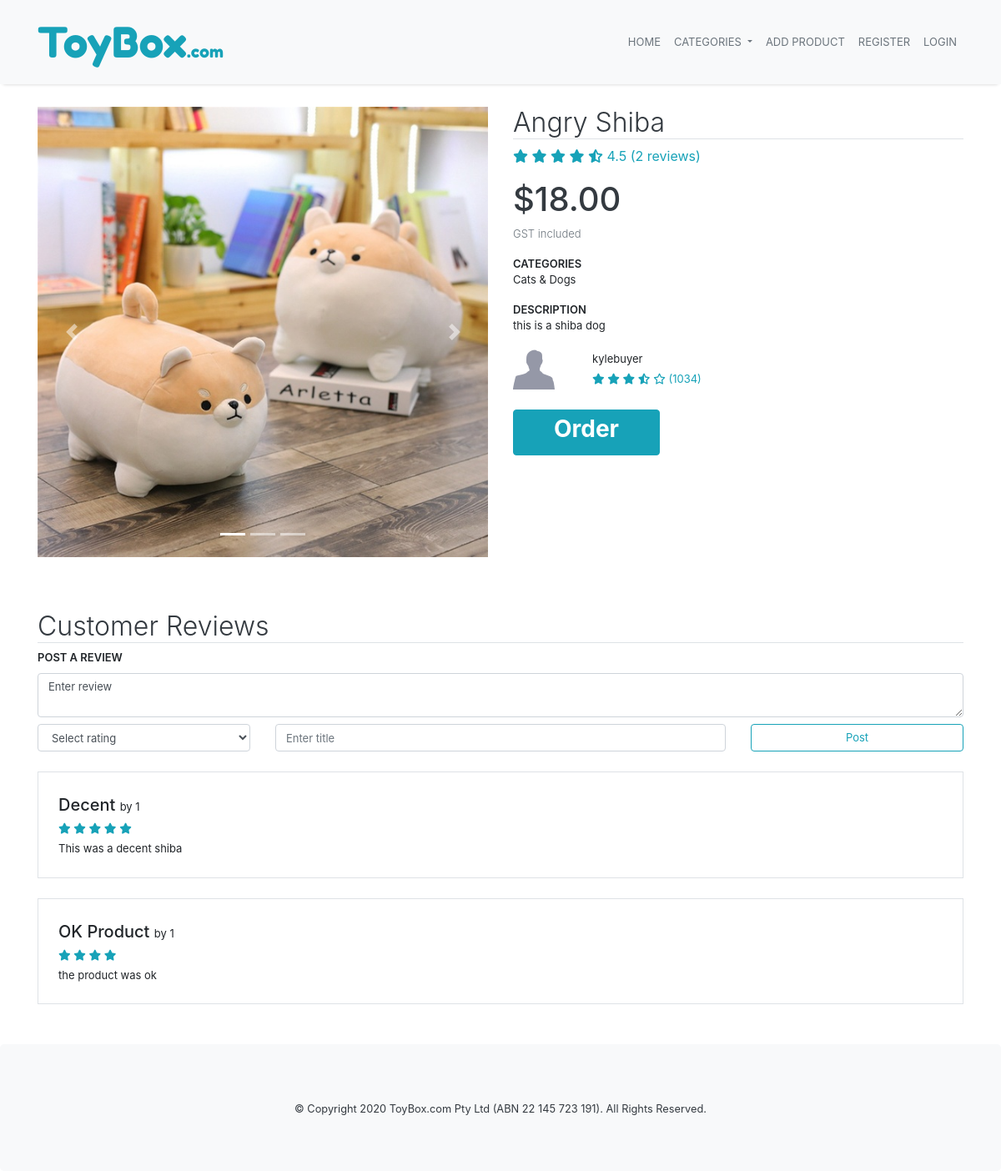
Page /product/1 on the committed database.
### marketplace/models.py (models this page shows, shortened)
class Product(db.Model):
    __tablename__='products'
    id = db.Column(db.Integer, primary_key=True)
    name = db.Column(db.String(100), nullable=False)
    description = db.Column(db.String(500))
    current_stock = db.Column(db.Integer, nullable=False)
    monthly_stock = db.Column(db.Integer, nullable=False)
    price = db.Column(db.Numeric, nullable=False)
    category = db.Column(db.String(50), nullable=False)
    created = db.Column(db.DateTime, default=datetime.now(), nullable=False)
    image_one = db.Column(db.String(400))
    image_two = db.Column(db.String(400))
    image_three = db.Column(db.String(400))
    seller_id = db.Column(db.Integer, db.ForeignKey('users.id'))
    comments = db.relationship('Comment', backref='product') #comments on product

class User(db.Model, UserMixin):
    __tablename__='users'
    id = db.Column(db.Integer, primary_key=True)
    username = db.Column(db.String(30), index=True, unique=True, nullable=False)
    email = db.Column(db.String(100), index=True, unique=True, nullable=False)
    phone = db.Column(db.String(20), nullable=False)
    bank_account = db.Column(db.Integer)
    seller = db.Column(db.Boolean, nullable=False) #determines whether the user is a seller or buyer
    password_hash = db.Column(db.String(255), nullable=False)
    products = db.relationship('Product', backref='user') #products added by user

class Comment(db.Model):
    __tablename__='comments'
    id = db.Column(db.Integer, primary_key=True)
    title = db.Column(db.String(100), nullable=False)
    text = db.Column(db.String(500))
    rating = db.Column(db.Float, nullable=False)
    created = db.Column(db.DateTime, default=datetime.now(), nullable=False)
    user_id = db.Column(db.Integer, db.ForeignKey('users.id'))
    product_id = db.Column(db.Integer, db.ForeignKey('products.id'))

### marketplace/products.py (the view)
@bp.route('/<id>')
def view(id):
    product = Product.query.filter_by(id=id).first()
    if (not product): #if product doesnt exist then 404
        return render_template('404.html')
    roundedPrice = round(product.price, 2)
    rating = 0
    index = 0
    for comment in product.comments:
        rating += comment.rating
        index += 1
    if index > 0:
        rating = round(rating/index, 2)
    else:
        rating = 'N/A'
    seller = User.query.filter_by(id=product.seller_id).first()
    return render_template('product.html', product=product, roundedPrice = roundedPrice, rating=rating, reviewCount=index, seller=seller)

### marketplace/templates/product.html (shortened to what this page needs)
{% extends 'base.html' %}
{% block content %}
<div class="container">
    <div class="row content-container mb-5">
        <div class="col-md-6">
            <div id="carouselExampleIndicators" class="carousel slide mb-3" data-ride="carousel">
                <ol class="carousel-indicators">
                    <li data-target="#carouselExampleIndicators" data-slide-to="0" class="active"></li>
                    <li data-target="#carouselExampleIndicators" data-slide-to="1"></li>
                    <li data-target="#carouselExampleIndicators" data-slide-to="2"></li>
                </ol>
                <div class="carousel-inner">
                    <div class="carousel-item active">
                        <img class="d-block w-100" src="../static/img/shiba.jpg" alt="First slide">
                    </div>
                </div>
                <a class="carousel-control-prev" href="#carouselExampleIndicators" role="button" data-slide="prev">
                    <span class="carousel-control-prev-icon" aria-hidden="true"></span>
                </a>
                <a class="carousel-control-next" href="#carouselExampleIndicators" role="button" data-slide="next">
                    <span class="carousel-control-next-icon" aria-hidden="true"></span>
                </a>
            </div>
        </div>
        <div class="col-md-6">
            <h2 class="text-dark font-weight-light border-bottom">{{ product.name }}</h2>
            <div class="text-info">
                <i class="fas fa-star"></i> <i class="fas fa-star"></i> <i class="fas fa-star"></i> <i
                    class="fas fa-star"></i> <i class="fas fa-star-half-alt"></i> {{ rating }} ({{ reviewCount }} reviews)
            </div>
            <h1 class="text-dark mt-3">${{ roundedPrice }}</h1>
            <div class="small-font form-head text-muted font-weight-light">GST included</div>
            <div class="small-font form-head mt-3">CATEGORIES</div>
            <p class="small-font">{{ product.category }}</p>
            <div class="small-font form-head mt-3">DESCRIPTION</div>
            <p class="small-font">{{ product.description }}</p>
            <div class="row mt-2">
                <div class="col-2">
                    <img class="" src="../static/img/genericman.jpg" height="50px" width="50px">
                </div>
                <div class="col">
                    <span class="small-font">{{ seller.username }}<br>
                        <span class="text-info">
                            <i class="fas fa-star"></i> <i class="fas fa-star"></i> <i class="fas fa-star"></i> <i
                                class="fas fa-star-half-alt"></i> <i class="far fa-star"></i> (1034)
                        </span>
                    </span>
                </div>
            </div>
            <a class="btn btn-info mt-4 pl-5 pr-5" href="{{ url_for('order.order', id=1) }}">
                <h3 class="font-weight-bold">Order</h3>
            </a>
        </div>
    </div>
    <h2 class="text-dark font-weight-light border-bottom">Customer Reviews</h2>
    <form>
        <div class="small-font form-head" for="reviewInput">POST A REVIEW</div>
        <div class="row">
            <div class="col mt-2">
                <div class="form-group m-0">
                    <textarea type="text" class="form-control small-font" id="reviewInput">Enter review</textarea>
                </div>
            </div>
        </div>
        <div class="row">
            <div class="col-sm-3 mt-2">
                <select id="ratingInput" class="form-control small-font">
                    <option selected>Select rating</option>
                </select>
            </div>
            <div class="col-sm-6 mt-2">
                <input class="form-control small-font" type="text" placeholder="Enter title">
            </div>
            <div class="col-sm-3 mt-2">
                <input class="btn btn-outline-info small-font form-control" type="submit" value="Post">
            </div>
        </div>
    </form>
    {% for comment in product.comments %}
    <div class="mt-4 mb-2 border p-4">
        <div class="row">
            <div class="col review-head">
                {{ comment.title }} <span class="small-font font-weight-normal">by {{ comment.user_id }}</span>
            </div>
        </div>
        <div class="row">
            <div class="col">
                <span class="small-font">
                    <span class="text-info">
                        {% for i in range(comment.rating|int) %}
                            <i class="fas fa-star"></i>
                        {% endfor %}
                    </span>
                </span>
            </div>
        </div>
        <div class="row mt-1">
            <div class="col small-font">
                {{ comment.text }}
            </div>
        </div>
    </div>
    {% endfor %}
</div>
{% endblock %}

### marketplace/templates/base.html (shortened to what this page needs)
<!DOCTYPE html>
<html lang="en">
<head>
    <link href="https://stackpath.bootstrapcdn.com/bootstrap/4.4.1/css/bootstrap.min.css" rel="stylesheet"
>
    <link rel="stylesheet" href="../static/css/style.css">
</head>
<body class="container-full bg-white">
    <nav class="navbar navbar-expand-lg fixed-top navbar-light bg-light">
        <div class="container">
            <a class="navbar-brand fredoka-font logo text-info" href="{{ url_for('main.index') }}">ToyBox<span
                    class="logo-small d-none d-sm-inline-block">.com</span></a>
            <div class="collapse navbar-collapse" id="navbarNav">
                <ul class="navbar-nav ml-auto">
                    <li class="nav-item active">
                        <a class="nav-link text-secondary small-font" href="{{ url_for('main.index') }}">HOME</a>
                    </li>
                    <li class="nav-item dropdown">
                        <a class="nav-link dropdown-toggle text-secondary small-font" href="{{ url_for('main.index') }}"
                            id="navbarDropdown" role="button" data-toggle="dropdown" aria-haspopup="true"
                            aria-expanded="false">
                            CATEGORIES
                        </a>
                    </li>
                    <li class="nav-item">
                        <a class="nav-link text-secondary small-font" href="{{ url_for('product.add') }}">ADD PRODUCT</a>
                    </li>
                    {% if current_user.is_authenticated %}
                        <li class="nav-item">
                            <a class="nav-link disabled text-secondary small-font" href="#"><span>Welcome, {{ current_user.username }}!</span></a>
                        </li>
                        <li class="nav-item">
                            <a class="nav-link text-secondary small-font" href="{{url_for('auth.logout')}}">LOGOUT</a>
                        </li>
                    {% else %}
                        <li class="nav-item">
                            <a class="nav-link text-secondary small-font" href="{{url_for('auth.register')}}">REGISTER</a>
                        </li>
                        <li class="nav-item">
                            <a class="nav-link text-secondary small-font" href="{{url_for('auth.login')}}">LOGIN</a>
                        </li>
                    {% endif %}
                </ul>
            </div>
        </div>
    </nav>
    {% block content %}
    {% endblock %}
    <div class="jumbotron text-center text-dark bg-light m-0 mt-5">
        <small>© Copyright 2020 ToyBox.com Pty Ltd (ABN 22 145 723 191). All Rights Reserved.<small>
    </div>
</body>
</html>

### marketplace/static/css/style.css (style rules this page uses)
body { overflow-x: hidden; }
.navbar { box-shadow: 0 4px 4px -4px rgba(0,0,0,.2); }
.fredoka-font { font-family: 'Fredoka One', cursive!important; }
.logo { font-size: 50px; }
.logo-small { font-size: 20px; }
.content-container { margin-top: 128px; }
h1 { font-size: 40px; }
.form-head { font-size: 13px; font-weight: 600; }
.small-font { font-size: 13px!important; }
.review-head { font-size: 20px; font-weight: 500; }

### rows in the picture
Product: name "Angry Shiba", category "Cats & Dogs", description "this is a shiba dog"
User: username "kylebuyer"
Comment: title "Decent", user_id "1", rating 5 (drawn), text "This was a decent shiba"
Comment: title "OK Product", user_id "1", rating 4 (drawn), text "the product was ok"

### other values in the picture
{{ rating }} "4.5"
{{ reviewCount }} "2"
{{ roundedPrice }} "18.00"
